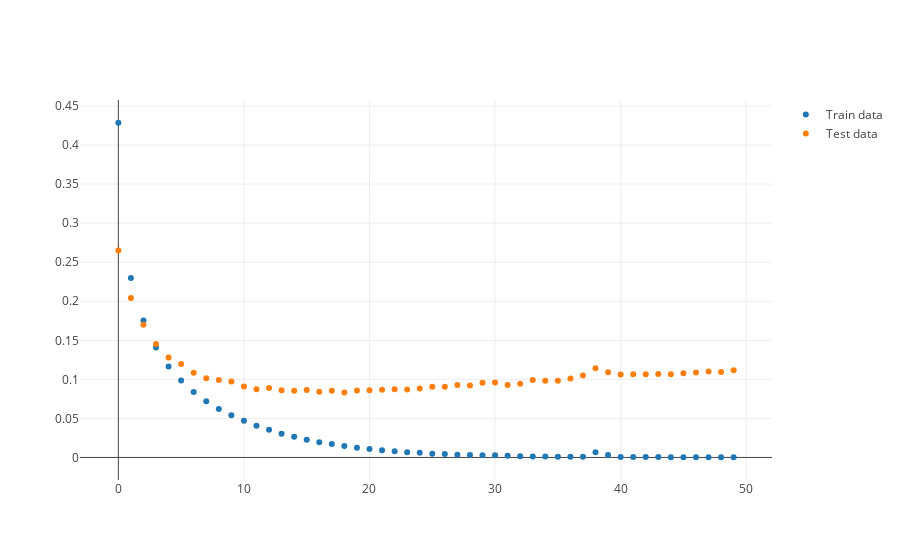
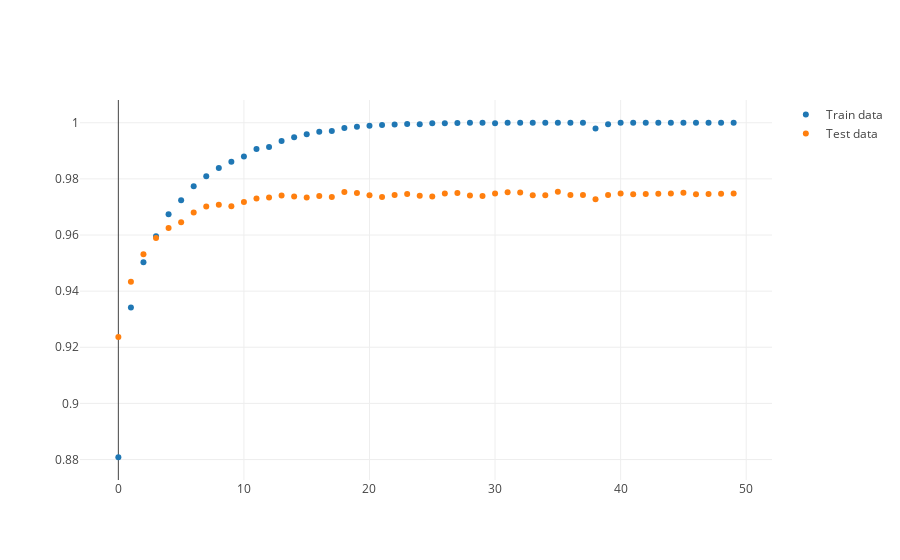

Write notebook code for charts like these, in order.
### Code cell
from plotly.offline import iplot
import plotly.graph_objs as go
import numpy as np

enable_plotly_in_cell()
#
# Costs
data_train = go.Scatter(
    x=np.array(range(0,len(history.history['loss']))),
    y=history.history['loss'],
    mode='markers',
    name="Train data"
)
data_test = go.Scatter(
    x=np.array(range(0,len(history.history['val_loss']))),
    y=history.history['val_loss'],
    mode='markers',
    name="Test data"
)
iplot(dict(data=[data_train,data_test]))

#
# Costs
data_train = go.Scatter(
    x=np.array(range(0,len(history.history['accuracy']))),
    y=history.history['accuracy'],
    mode='markers',
    name="Train data"
)
data_test = go.Scatter(
    x=np.array(range(0,len(history.history['val_accuracy']))),
    y=history.history['val_accuracy'],
    mode='markers',
    name="Test data"
)
iplot(dict(data=[data_train,data_test]))
